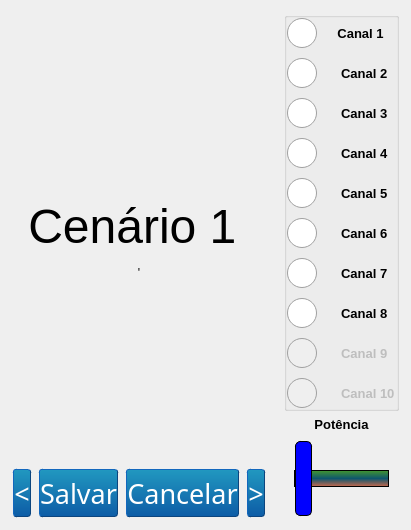
         <widget class="QWidget" name="tab_cenas">
          <property name="enabled">
           <bool>true</bool>
          </property>
          <property name="sizePolicy">
           <sizepolicy hsizetype="Expanding" vsizetype="Expanding">
            <horstretch>0</horstretch>
            <verstretch>0</verstretch>
           </sizepolicy>
          </property>
          <property name="minimumSize">
           <size>
            <width>0</width>
            <height>0</height>
           </size>
          </property>
          <attribute name="title">
           <string>Configurações</string>
          </attribute>
          <layout class="QGridLayout" name="gridLayout_6">
           <property name="sizeConstraint">
            <enum>QLayout::SetMaximumSize</enum>
           </property>
           <property name="leftMargin">
            <number>0</number>
           </property>
           <property name="topMargin">
            <number>0</number>
           </property>
           <property name="rightMargin">
            <number>0</number>
           </property>
           <property name="bottomMargin">
            <number>0</number>
           </property>
           <item row="0" column="0">
            <layout class="QHBoxLayout" name="horizontalLayout_3" stretch="50,33">
             <property name="sizeConstraint">
              <enum>QLayout::SetFixedSize</enum>
             </property>
             <property name="leftMargin">
              <number>6</number>
             </property>
             <property name="topMargin">
              <number>6</number>
             </property>
             <property name="rightMargin">
              <number>6</number>
             </property>
             <property name="bottomMargin">
              <number>6</number>
             </property>
             <item>
              <layout class="QVBoxLayout" name="verticalLayout_4" stretch="0,10,1">
               <property name="sizeConstraint">
                <enum>QLayout::SetFixedSize</enum>
               </property>
               <property name="leftMargin">
                <number>6</number>
               </property>
               <property name="topMargin">
                <number>6</number>
               </property>
               <property name="rightMargin">
                <number>6</number>
               </property>
               <property name="bottomMargin">
                <number>6</number>
               </property>
               <item>
                <widget class="QFrame" name="frame_color">
                 <property name="enabled">
                  <bool>true</bool>
                 </property>
                 <property name="sizePolicy">
                  <sizepolicy hsizetype="Expanding" vsizetype="Expanding">
                   <horstretch>0</horstretch>
                   <verstretch>0</verstretch>
                  </sizepolicy>
                 </property>
                 <property name="maximumSize">
                  <size>
                   <width>16777215</width>
                   <height>250</height>
                  </size>
                 </property>
                </widget>
               </item>
               <item>
                <widget class="QLabel" name="label_cgf_cena">
                 <property name="sizePolicy">
                  <sizepolicy hsizetype="Expanding" vsizetype="Expanding">
                   <horstretch>0</horstretch>
                   <verstretch>0</verstretch>
                  </sizepolicy>
                 </property>
                 <property name="text">
                  <string>&lt;html&gt;&lt;head/&gt;&lt;body&gt;&lt;p&gt;&lt;span style=&quot; font-size:36pt;&quot;&gt;Cenário 1 &lt;/span&gt;&lt;/p&gt;&lt;/body&gt;&lt;/html&gt;'</string>
                 </property>
                 <property name="alignment">
                  <set>Qt::AlignCenter</set>
                 </property>
                </widget>
               </item>
               <item>
                <layout class="QHBoxLayout" name="horizontalLayout_7">
                 <property name="topMargin">
                  <number>0</number>
                 </property>
                 <item>
                  <widget class="QPushButton" name="btn_change_cena_esq">
                   <property name="sizePolicy">
                    <sizepolicy hsizetype="Minimum" vsizetype="Expanding">
                     <horstretch>0</horstretch>
                     <verstretch>0</verstretch>
                    </sizepolicy>
                   </property>
                   <property name="minimumSize">
                    <size>
                     <width>0</width>
                     <height>50</height>
                    </size>
                   </property>
                   <property name="maximumSize">
                    <size>
                     <width>16777215</width>
                     <height>50</height>
                    </size>
                   </property>
                   <property name="baseSize">
                    <size>
                     <width>0</width>
                     <height>50</height>
                    </size>
                   </property>
                   <property name="styleSheet">
                    <string notr="true">    QPushButton
    {
    font: 20pt Aria, boldl;
    margin: 1px;
    border-color: #0c457e;
    border-style: outset;
    border-radius: 3px;
    border-width: 1px;
    color: white;
    background-color: qlineargradient(x1: 0, y1: 0, x2: 0, y2: 1, stop: 0 #2198c0, stop: 1 #0d5ca6);
    }

    QPushButton:pressed
    {
    background-color: qlineargradient(x1: 0, y1: 0, x2: 0, y2: 1, stop: 0 #0d5ca6, stop: 1 #2198c0);
    }</string>
                   </property>
                   <property name="text">
                    <string>&lt;</string>
                   </property>
                  </widget>
                 </item>
                 <item>
                  <widget class="QPushButton" name="salva_cena">
                   <property name="sizePolicy">
                    <sizepolicy hsizetype="Minimum" vsizetype="Expanding">
                     <horstretch>0</horstretch>
                     <verstretch>0</verstretch>
                    </sizepolicy>
                   </property>
                   <property name="minimumSize">
                    <size>
                     <width>0</width>
                     <height>50</height>
                    </size>
                   </property>
                   <property name="maximumSize">
                    <size>
                     <width>16777215</width>
                     <height>50</height>
                    </size>
                   </property>
                   <property name="baseSize">
                    <size>
                     <width>0</width>
                     <height>50</height>
                    </size>
                   </property>
                   <property name="styleSheet">
                    <string notr="true">    QPushButton
    {
    font: 20pt Aria, boldl;
    margin: 1px;
    border-color: #0c457e;
    border-style: outset;
    border-radius: 3px;
    border-width: 1px;
    color: white;
    background-color: qlineargradient(x1: 0, y1: 0, x2: 0, y2: 1, stop: 0 #2198c0, stop: 1 #0d5ca6);
    }

    QPushButton:pressed
    {
    background-color: qlineargradient(x1: 0, y1: 0, x2: 0, y2: 1, stop: 0 #0d5ca6, stop: 1 #2198c0);
    }</string>
                   </property>
                   <property name="text">
                    <string>Salvar</string>
                   </property>
                  </widget>
                 </item>
                 <item>
                  <widget class="QPushButton" name="btn_cancelar_edic">
                   <property name="minimumSize">
                    <size>
                     <width>0</width>
                     <height>50</height>
                    </size>
                   </property>
                   <property name="styleSheet">
                    <string notr="true">    QPushButton
    {
    font: 20pt Aria, boldl;
    margin: 1px;
    border-color: #0c457e;
    border-style: outset;
    border-radius: 3px;
    border-width: 1px;
    color: white;
    background-color: qlineargradient(x1: 0, y1: 0, x2: 0, y2: 1, stop: 0 #2198c0, stop: 1 #0d5ca6);
    }

    QPushButton:pressed
    {
    background-color: qlineargradient(x1: 0, y1: 0, x2: 0, y2: 1, stop: 0 #0d5ca6, stop: 1 #2198c0);
    }</string>
                   </property>
                   <property name="text">
                    <string>Cancelar</string>
                   </property>
                  </widget>
                 </item>
                 <item>
                  <widget class="QPushButton" name="btn_change_cena_dir">
                   <property name="sizePolicy">
                    <sizepolicy hsizetype="Minimum" vsizetype="Expanding">
                     <horstretch>0</horstretch>
                     <verstretch>0</verstretch>
                    </sizepolicy>
                   </property>
                   <property name="minimumSize">
                    <size>
                     <width>0</width>
                     <height>50</height>
                    </size>
                   </property>
                   <property name="maximumSize">
                    <size>
                     <width>16777215</width>
                     <height>50</height>
                    </size>
                   </property>
                   <property name="baseSize">
                    <size>
                     <width>0</width>
                     <height>50</height>
                    </size>
                   </property>
                   <property name="styleSheet">
                    <string notr="true">    QPushButton
    {
    font: 20pt Aria, boldl;
    margin: 1px;
    border-color: #0c457e;
    border-style: outset;
    border-radius: 3px;
    border-width: 1px;
    color: white;
    background-color: qlineargradient(x1: 0, y1: 0, x2: 0, y2: 1, stop: 0 #2198c0, stop: 1 #0d5ca6);
    }

    QPushButton:pressed
    {
    background-color: qlineargradient(x1: 0, y1: 0, x2: 0, y2: 1, stop: 0 #0d5ca6, stop: 1 #2198c0);
    }</string>
                   </property>
                   <property name="text">
                    <string>&gt;</string>
                   </property>
                  </widget>
                 </item>
                </layout>
               </item>
              </layout>
             </item>
             <item>
              <layout class="QVBoxLayout" name="verticalLayout_5" stretch="10,0,0">
               <property name="leftMargin">
                <number>6</number>
               </property>
               <property name="topMargin">
                <number>6</number>
               </property>
               <property name="rightMargin">
                <number>6</number>
               </property>
               <property name="bottomMargin">
                <number>6</number>
               </property>
               <item>
                <layout class="QGridLayout" name="gridLayout_9">
                 <item row="0" column="1">
                  <widget class="QGroupBox" name="groupBox">
                   <property name="sizePolicy">
                    <sizepolicy hsizetype="Expanding" vsizetype="Expanding">
                     <horstretch>0</horstretch>
                     <verstretch>0</verstretch>
                    </sizepolicy>
                   </property>
                   <property name="title">
                    <string/>
                   </property>
                   <layout class="QGridLayout" name="gridLayout_12">
                    <property name="leftMargin">
                     <number>0</number>
                    </property>
                    <property name="topMargin">
                     <number>0</number>
                    </property>
                    <property name="rightMargin">
                     <number>0</number>
                    </property>
                    <property name="bottomMargin">
                     <number>0</number>
                    </property>
                    <item row="0" column="0">
                     <layout class="QGridLayout" name="gridLayout_11">
                      <property name="verticalSpacing">
                       <number>10</number>
                      </property>
                      <item row="8" column="0">
                       <widget class="QRadioButton" name="radioButton_dim_9">
                        <property name="enabled">
                         <bool>false</bool>
                        </property>
                        <property name="sizePolicy">
                         <sizepolicy hsizetype="Expanding" vsizetype="Expanding">
                          <horstretch>0</horstretch>
                          <verstretch>0</verstretch>
                         </sizepolicy>
                        </property>
                        <property name="font">
                         <font>
                          <pointsize>10</pointsize>
                          <weight>75</weight>
                          <bold>true</bold>
                         </font>
                        </property>
                        <property name="styleSheet">
                         <string notr="true">QRadioButton::indicator
{
width : 30px;
height : 30px;
}</string>
                        </property>
                        <property name="text">
                         <string>     Canal 9</string>
                        </property>
                       </widget>
                      </item>
                      <item row="0" column="0">
                       <widget class="QRadioButton" name="radioButton_dim_1">
                        <property name="sizePolicy">
                         <sizepolicy hsizetype="Expanding" vsizetype="Expanding">
                          <horstretch>0</horstretch>
                          <verstretch>0</verstretch>
                         </sizepolicy>
                        </property>
                        <property name="font">
                         <font>
                          <pointsize>10</pointsize>
                          <weight>75</weight>
                          <bold>true</bold>
                         </font>
                        </property>
                        <property name="styleSheet">
                         <string notr="true">QRadioButton::indicator
{
width : 30px;
height : 30px;
}</string>
                        </property>
                        <property name="text">
                         <string>    Canal 1</string>
                        </property>
                       </widget>
                      </item>
                      <item row="4" column="0">
                       <widget class="QRadioButton" name="radioButton_dim_5">
                        <property name="sizePolicy">
                         <sizepolicy hsizetype="Expanding" vsizetype="Expanding">
                          <horstretch>0</horstretch>
                          <verstretch>0</verstretch>
                         </sizepolicy>
                        </property>
                        <property name="font">
                         <font>
                          <pointsize>10</pointsize>
                          <weight>75</weight>
                          <bold>true</bold>
                         </font>
                        </property>
                        <property name="styleSheet">
                         <string notr="true">QRadioButton::indicator
{
width : 30px;
height : 30px;
}</string>
                        </property>
                        <property name="text">
                         <string>     Canal 5</string>
                        </property>
                       </widget>
                      </item>
                      <item row="2" column="0">
                       <widget class="QRadioButton" name="radioButton_dim_3">
                        <property name="sizePolicy">
                         <sizepolicy hsizetype="Expanding" vsizetype="Expanding">
                          <horstretch>0</horstretch>
                          <verstretch>0</verstretch>
                         </sizepolicy>
                        </property>
                        <property name="font">
                         <font>
                          <pointsize>10</pointsize>
                          <weight>75</weight>
                          <bold>true</bold>
                         </font>
                        </property>
                        <property name="styleSheet">
                         <string notr="true">QRadioButton::indicator
{
width : 30px;
height : 30px;
}</string>
                        </property>
                        <property name="text">
                         <string>     Canal 3</string>
                        </property>
                       </widget>
                      </item>
                      <item row="1" column="0">
                       <widget class="QRadioButton" name="radioButton_dim_2">
                        <property name="sizePolicy">
                         <sizepolicy hsizetype="Expanding" vsizetype="Expanding">
                          <horstretch>0</horstretch>
                          <verstretch>0</verstretch>
                         </sizepolicy>
                        </property>
                        <property name="font">
                         <font>
                          <pointsize>10</pointsize>
                          <weight>75</weight>
                          <bold>true</bold>
                         </font>
                        </property>
                        <property name="styleSheet">
                         <string notr="true">QRadioButton::indicator
{
width : 30px;
height : 30px;
}</string>
                        </property>
                        <property name="text">
                         <string>     Canal 2</string>
                        </property>
                       </widget>
                      </item>
                      <item row="7" column="0">
                       <widget class="QRadioButton" name="radioButton_dim_8">
                        <property name="sizePolicy">
                         <sizepolicy hsizetype="Expanding" vsizetype="Expanding">
                          <horstretch>0</horstretch>
                          <verstretch>0</verstretch>
                         </sizepolicy>
                        </property>
                        <property name="font">
                         <font>
                          <pointsize>10</pointsize>
                          <weight>75</weight>
                          <bold>true</bold>
                         </font>
                        </property>
                        <property name="styleSheet">
                         <string notr="true">QRadioButton::indicator
{
width : 30px;
height : 30px;
}</string>
                        </property>
                        <property name="text">
                         <string>     Canal 8</string>
                        </property>
                       </widget>
                      </item>
                      <item row="3" column="0">
                       <widget class="QRadioButton" name="radioButton_dim_4">
                        <property name="sizePolicy">
                         <sizepolicy hsizetype="Expanding" vsizetype="Expanding">
                          <horstretch>0</horstretch>
                          <verstretch>0</verstretch>
                         </sizepolicy>
                        </property>
                        <property name="font">
                         <font>
                          <pointsize>10</pointsize>
                          <weight>75</weight>
                          <bold>true</bold>
                         </font>
                        </property>
                        <property name="styleSheet">
                         <string notr="true">QRadioButton::indicator
{
width : 30px;
height : 30px;
}</string>
                        </property>
                        <property name="text">
                         <string>     Canal 4</string>
                        </property>
                       </widget>
                      </item>
                      <item row="5" column="0">
                       <widget class="QRadioButton" name="radioButton_dim_6">
                        <property name="sizePolicy">
                         <sizepolicy hsizetype="Expanding" vsizetype="Expanding">
                          <horstretch>0</horstretch>
                          <verstretch>0</verstretch>
                         </sizepolicy>
                        </property>
                        <property name="font">
                         <font>
                          <pointsize>10</pointsize>
                          <weight>75</weight>
                          <bold>true</bold>
                         </font>
                        </property>
                        <property name="styleSheet">
                         <string notr="true">QRadioButton::indicator
{
width : 30px;
height : 30px;
}</string>
                        </property>
                        <property name="text">
                         <string>     Canal 6</string>
                        </property>
                       </widget>
                      </item>
                      <item row="6" column="0">
                       <widget class="QRadioButton" name="radioButton_dim_7">
                        <property name="sizePolicy">
                         <sizepolicy hsizetype="Expanding" vsizetype="Expanding">
                          <horstretch>0</horstretch>
                          <verstretch>0</verstretch>
                         </sizepolicy>
                        </property>
                        <property name="font">
                         <font>
                          <pointsize>10</pointsize>
                          <weight>75</weight>
                          <bold>true</bold>
                         </font>
                        </property>
                        <property name="styleSheet">
                         <string notr="true">QRadioButton::indicator
{
width : 30px;
height : 30px;
}</string>
                        </property>
                        <property name="text">
                         <string>     Canal 7</string>
                        </property>
                       </widget>
                      </item>
                      <item row="9" column="0">
                       <widget class="QRadioButton" name="radioButton_dim_10">
                        <property name="enabled">
                         <bool>false</bool>
                        </property>
                        <property name="sizePolicy">
                         <sizepolicy hsizetype="Expanding" vsizetype="Expanding">
                          <horstretch>0</horstretch>
                          <verstretch>0</verstretch>
                         </sizepolicy>
                        </property>
                        <property name="font">
                         <font>
                          <pointsize>10</pointsize>
                          <weight>75</weight>
                          <bold>true</bold>
                         </font>
                        </property>
                        <property name="styleSheet">
                         <string notr="true">QRadioButton::indicator
{
width : 30px;
height : 30px;
}</string>
                        </property>
                        <property name="text">
                         <string>     Canal 10</string>
                        </property>
                       </widget>
                      </item>
                     </layout>
                    </item>
                   </layout>
                  </widget>
                 </item>
                </layout>
               </item>
               <item>
                <widget class="QLabel" name="label_pot_dic">
                 <property name="sizePolicy">
                  <sizepolicy hsizetype="Expanding" vsizetype="Preferred">
                   <horstretch>0</horstretch>
                   <verstretch>0</verstretch>
                  </sizepolicy>
                 </property>
                 <property name="font">
                  <font>
                   <pointsize>10</pointsize>
                   <weight>75</weight>
                   <bold>true</bold>
                  </font>
                 </property>
                 <property name="text">
                  <string>Potência</string>
                 </property>
                 <property name="alignment">
                  <set>Qt::AlignCenter</set>
                 </property>
                </widget>
               </item>
               <item>
                <widget class="QSlider" name="slider_dimer">
                 <property name="minimumSize">
                  <size>
                   <width>0</width>
                   <height>80</height>
                  </size>
                 </property>
                 <property name="styleSheet">
                  <string notr="true">QSlider::groove:horizontal {
				border: 1px solid;
				background-color: qlineargradient(x1: 0, y1: 0, x2: 0, y2: 1, stop: 0 #46992b, stop: 0.5 #0e566d, stop: 1 #d16a4b);
				height: 15px;
				margin: 10px;
			}
			
			QSlider::handle:horizontal {
				background-color: blue;
				border: 1px solid;
				border-style: outset;
				border-radius: 5px;
				height: 10px;
				width: 15px;
				margin: -30px 0px;
			}</string>
                 </property>
                 <property name="maximum">
                  <number>100</number>
                 </property>
                 <property name="orientation">
                  <enum>Qt::Horizontal</enum>
                 </property>
                </widget>
               </item>
              </layout>
             </item>
            </layout>
           </item>
          </layout>
         </widget>
